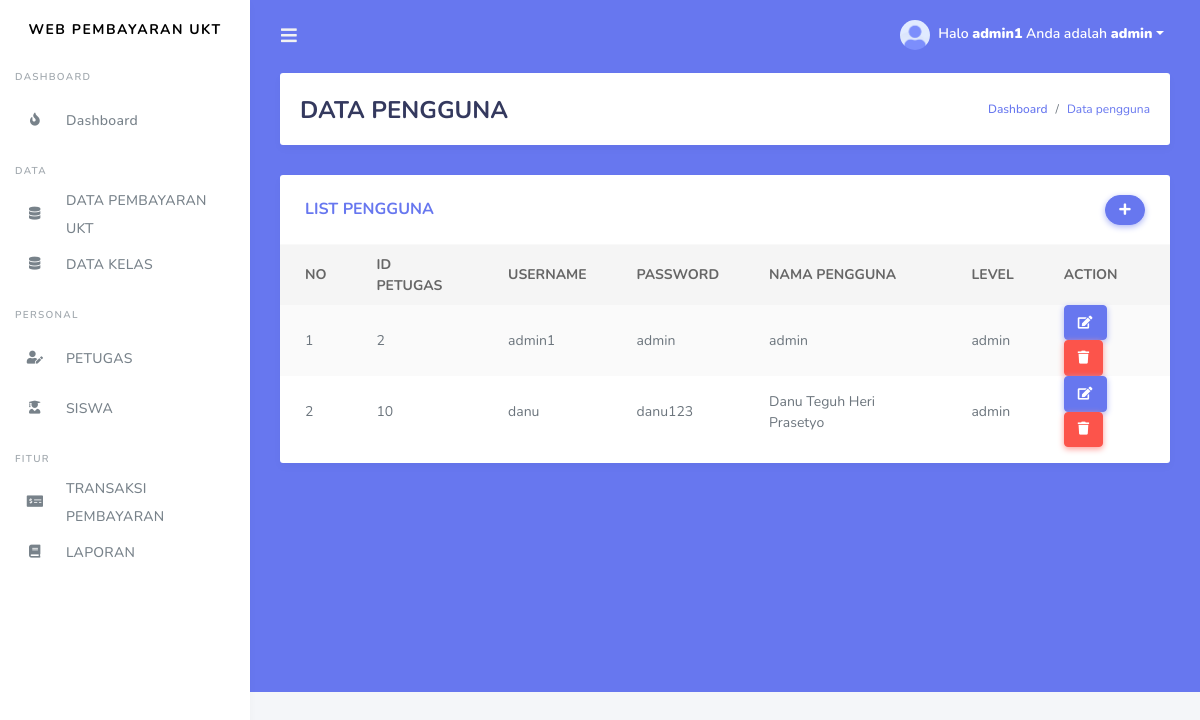
/petugas.php (signed in), run on the app's committed database.
### tables this page shows
CREATE TABLE `petugas` (
  `id_petugas` int(11) NOT NULL,
  `username` varchar(25) NOT NULL,
  `password` varchar(32) NOT NULL,
  `nama_petugas` varchar(35) NOT NULL,
  `level` enum('admin','petugas','siswa') NOT NULL
);

### petugas.php (the view, shortened to what this page needs)
<!DOCTYPE html>
<html>
  <head>
  </head>
<body>
	<?php
  include ('tampilan/header.php');
  include ('tampilan/sidebar.php');
?>
      <div class="main-content bg-primary">
        <section class="section">
          <div class="section-header">
            <h1>DATA PENGGUNA</h1>
            <div class="section-header-breadcrumb">
              <div class="breadcrumb-item active"><a href="#">Dashboard</a></div>
              <div class="breadcrumb-item text-primary">Data pengguna</div>
            </div>
          </div>
            <div class="row">
              <div class="col-12">
                <div class="card">
                  <div class="card-header">
                    <h4>LIST PENGGUNA</h4>
                    <div class="card-header-form">
                      <form>
                          <div class="input-group-btn">
                            <a href="tambah_petugas.php" class="btn btn-primary"><i class="fas fa-plus"></i></a>
                        </div>
                      </form>
                    </div>
                  </div>
                  <div class="card-body p-0">
                    <div class="table-responsive">
                      <table class="table table-striped">
                       <thead>
                          <tr>
                          <th>NO</th>
                          <th>ID PETUGAS</th>
                          <th>USERNAME</th>
                          <th>PASSWORD</th>
                          <th>NAMA PENGGUNA</th>
                          <th>LEVEL</th>
                          <th>ACTION</th>
                        </tr>
                        </thead>
                         <tbody>
                           <?php
                              $query = "SELECT * FROM petugas ORDER BY id_petugas ASC";
                              $result = mysqli_query($koneksi, $query);
                              $no = 1;
                              while($row = mysqli_fetch_assoc($result))
                              {
                              ?>
                        <tr>
                          <td><?php echo $no; ?></td>
                          <td><?php echo $row['id_petugas']; ?></td>
                          <td><?php echo $row['username']; ?></td>
                           <td><?php echo $row['password']; ?></td>
                            <td><?php echo $row['nama_petugas']; ?></td>
                             <td><?php echo $row['level']; ?></td>
                          <td>
                          <a href="edit_petugas.php?id=<?php echo $row['id_petugas']; ?>"class="btn btn-primary"><i class="fas fa-edit"></i></a>
                          <a href="proses_hapuspetugas.php?id=<?php echo $row['id_petugas']; ?>" class="btn btn-danger" onClick="return confirm('Anda yakin akan menghapus data ini?')"><i class="fas fa-trash"></i></a>
                          </td>
                        </tr>
                         <?php
                           $no++;
                           }
                         ?>
                         </tbody>
                      </table>
                    </div>
                  </div>
                </div>
              </div>
            </div>
        </section>
      </div>
    </div>
  </div>
</body>
</html>

### data on the page
petugas: id_petugas "2", username "admin1", password "admin", nama_petugas "admin", level "admin"
petugas: id_petugas "10", username "danu", password "danu123", nama_petugas "Danu Teguh Heri Prasetyo", level "admin"

### other printed values
$_SESSION['username'] "admin1"
$_SESSION['level'] "admin"
